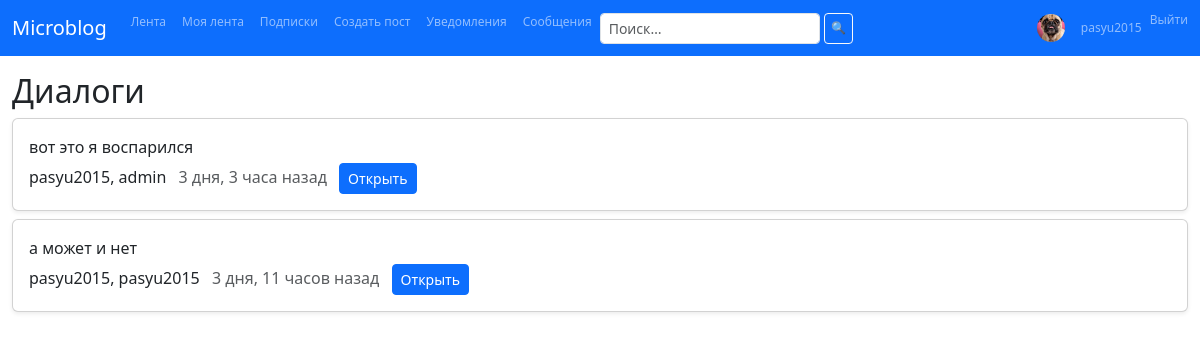
/messages/ (signed in), run on the app's committed database.
### apps/users/models.py (models this page shows, shortened)
class User(AbstractUser):
    email = models.EmailField(unique=True)
    avatar = models.ImageField(upload_to="avatars/", blank=True, null=True)
    date_from = models.DateField(null=True, blank=True, verbose_name='Показывать посты с даты')
    class Meta:
        verbose_name = "Пользователь"
        verbose_name_plural = "Пользователи"

### apps/messaging/models.py (models this page shows, shortened)
class Thread(models.Model):
    user1 = models.ForeignKey(settings.AUTH_USER_MODEL,
                              on_delete=models.CASCADE,
                              related_name='thread_user1')
    user2 = models.ForeignKey(settings.AUTH_USER_MODEL,
                              on_delete=models.CASCADE,
                              related_name='thread_user2')
    updated = models.DateTimeField(auto_now=True)
    class Meta:
        constraints = [
            models.UniqueConstraint(
                fields=['user1', 'user2'],
                name='unique_thread_pair'
            )
        ]
    def last_message(self):
        return self.messages.first()

class Message(models.Model):
    thread = models.ForeignKey(Thread,
                               on_delete=models.CASCADE,
                               related_name='messages')
    sender = models.ForeignKey(settings.AUTH_USER_MODEL,
                               on_delete=models.CASCADE,
                               related_name='sent_messages')
    text = models.TextField()
    created_at = models.DateTimeField(auto_now_add=True)
    is_read = models.BooleanField(default=False)
    class Meta:
        ordering = ['-created_at']

### apps/messaging/views.py (the view)
# urls.py: path('', views.DialogListView.as_view(), name='dialogs'),
class DialogListView(LoginRequiredMixin, ListView):
    model = Thread
    template_name = 'messaging/dialog_list.html'
    context_object_name = 'threads'
    def get_queryset(self):
        return Thread.objects.filter(
            models.Q(user1=self.request.user) |
            models.Q(user2=self.request.user)
        ).order_by('-updated')
    def get_context_data(self, **kwargs):
        ctx = super().get_context_data(**kwargs)
        for t in ctx['threads']:
            t.last_msg = t.last_message()
            t.unread = t.messages.filter(is_read=False).exclude(sender=self.request.user).count()
        return ctx

### apps/messaging/templates/messaging/dialog_list.html (shortened to what this page needs)
{% extends 'base.html' %}
{% load humanize %}
{% block content %}
<h2>Диалоги</h2>
{% for thread in threads %}
  <div class="card mb-2">
    <div class="card-body text-start">
      <div class="mb-1">
        {% if thread.last_msg %}
          {{ thread.last_msg.text|truncatechars:70 }}
        {% else %}
          <span class="text-muted">Пока пусто</span>
        {% endif %}
      </div>
      <div>
        {% if thread.user1 == request.user %}
          {{ thread.user1.username }}, {{ thread.user2.username }}
        {% else %}
          {{ thread.user2.username }}, {{ thread.user1.username }}
        {% endif %}
        <span class="text-muted ms-2">{{ thread.last_msg.created_at|timesince }} назад</span>
        <a class="btn btn-sm btn-primary ms-2" href="{% url 'messaging:chat' thread.pk %}">Открыть</a>
      </div>
    </div>
  </div>
{% empty %}
  <p class="text-muted">Диалогов пока нет.</p>
{% endfor %}
{% endblock %}

### templates/nav.html (shortened to what this page needs)
<nav class="navbar navbar-expand navbar-dark bg-primary">
  <div class="container-fluid">
    <div class="d-flex align-items-center w-100">
      <a class="navbar-brand" href="{% url 'blog:feed' %}">Microblog</a>
      <ul class="navbar-nav">
        <li class="nav-item">
          <a class="nav-link" href="{% url 'blog:feed' %}">Лента</a>
        </li>
        {% if user.is_authenticated %}
          <li class="nav-item">
            <a class="nav-link" href="{% url 'blog:my_feed' %}">Моя лента</a>
          </li>
          <li class="nav-item">
            <a class="nav-link" href="{% url 'subscriptions:feed' %}">Подписки</a>
          </li>
          <li class="nav-item">
            <a class="nav-link" href="{% url 'blog:create_post' %}">Создать пост</a>
          </li>
          <li class="nav-item">
            <a class="nav-link" href="{% url 'notifications:list' %}">
              Уведомления
            </a>
          </li>
          <li class="nav-item">
            <a class="nav-link" href="{% url 'messaging:dialogs' %}">Сообщения</a>
          </li>
          <form class="d-flex" method="get" action="{% url 'search:index' %}">
            <input class="form-control form-control-sm me-1" type="search" name="q" placeholder="Поиск…">
            <button class="btn btn-sm btn-outline-light">🔍</button>
          </form>
        {% endif %}
      </ul>
      <ul class="navbar-nav ms-auto">
        {% if user.is_authenticated %}
          <li class="nav-item d-flex align-items-center">
            {% if user.avatar %}
              <img src="{{ user.avatar.url }}" alt="{{ user.username }}" class="rounded-circle me-2"
                  style="width: 28px; height: 28px; object-fit: cover;">
            {% endif %}
            <a class="nav-link" href="{% url 'users:profile' pk=user.pk }}">{{ user.username }}</a>
          </li>
          <li class="nav-item">
            <form method="post" action="{% url 'logout' %}" class="d-inline">
              <button type="submit" class="btn btn-link nav-link p-0 m-0 align-baseline border-0 bg-transparent">Выйти</button>
            </form>
          </li>
        {% endif %}
      </ul>
    </div>
  </div>
</nav>

### static/css/custom.css (style rules this page uses)
:root { --bs-body-bg: #f8f9fa; --bs-border-radius: .5rem; }
body { font-family: system-ui, sans-serif; }
.card { box-shadow: 0 .125rem .25rem rgba(0,0,0,.075); }

### templates/nav.html (style rules this page uses)
.navbar-nav .btn, .navbar-nav .nav-link { font-size: 0.75rem; padding: 0.2rem 0.4rem; line-height: 1; }

### data on the page
User: avatar (picture), username "pasyu2015"
Thread: last_msg.text "вот это я воспарился", user2.username "pasyu2015", user1.username "admin", last_msg.created_at "3 дня, 3 часа"
Thread: last_msg.text "а может и нет", user1.username "pasyu2015", user2.username "pasyu2015", last_msg.created_at "3 дня, 11 часов"
